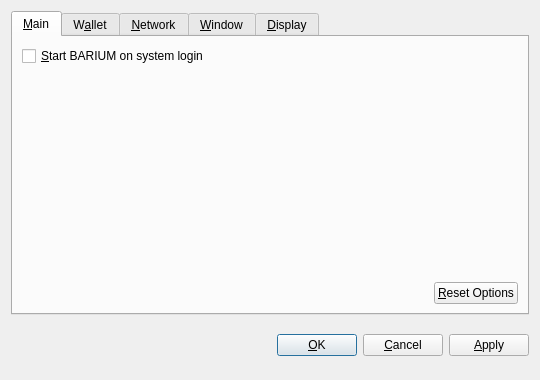
<?xml version="1.0" encoding="UTF-8"?>
<ui version="4.0">
 <class>OptionsDialog</class>
 <widget class="QDialog" name="OptionsDialog">
  <property name="geometry">
   <rect>
    <x>0</x>
    <y>0</y>
    <width>540</width>
    <height>380</height>
   </rect>
  </property>
  <property name="windowTitle">
   <string>Options</string>
  </property>
  <property name="modal">
   <bool>true</bool>
  </property>
  <layout class="QVBoxLayout" name="verticalLayout">
   <item>
    <widget class="QTabWidget" name="tabWidget">
     <property name="tabPosition">
      <enum>QTabWidget::North</enum>
     </property>
     <property name="currentIndex">
      <number>0</number>
     </property>
     <widget class="QWidget" name="tabMain">
      <attribute name="title">
       <string>&amp;Main</string>
      </attribute>
      <layout class="QVBoxLayout" name="verticalLayout_Main">
       <item>
        <widget class="QCheckBox" name="bitcoinAtStartup">
         <property name="toolTip">
          <string>Automatically start BARIUM after logging in to the system.</string>
         </property>
         <property name="text">
          <string>&amp;Start BARIUM on system login</string>
         </property>
        </widget>
       </item>
       <item>
        <spacer name="verticalSpacer_Main">
         <property name="orientation">
          <enum>Qt::Vertical</enum>
         </property>
         <property name="sizeHint" stdset="0">
          <size>
           <width>20</width>
           <height>40</height>
          </size>
         </property>
        </spacer>
       </item>
       <item>
        <layout class="QHBoxLayout" name="horizontalLayout_2_Main">
         <item>
          <spacer name="horizontalSpacer_2_Main">
           <property name="orientation">
            <enum>Qt::Horizontal</enum>
           </property>
           <property name="sizeHint" stdset="0">
            <size>
             <width>40</width>
             <height>20</height>
            </size>
           </property>
          </spacer>
         </item>
         <item>
          <widget class="QPushButton" name="resetButton">
           <property name="toolTip">
            <string>Reset all client options to default.</string>
           </property>
           <property name="text">
            <string>&amp;Reset Options</string>
           </property>
           <property name="autoDefault">
            <bool>false</bool>
           </property>
          </widget>
         </item>
        </layout>
       </item>
      </layout>
     </widget>
     <widget class="QWidget" name="tabWallet">
      <attribute name="title">
       <string>W&amp;allet</string>
      </attribute>
      <layout class="QVBoxLayout" name="verticalLayout_Network">
       <item>
        <widget class="QLabel" name="transactionFeeInfoLabel">
         <property name="text">
          <string>Optional transaction fee per kB that helps make sure your transactions are processed quickly. Most transactions are 1 kB.</string>
         </property>
         <property name="textFormat">
          <enum>Qt::PlainText</enum>
         </property>
         <property name="wordWrap">
          <bool>true</bool>
         </property>
        </widget>
       </item>
       <item>
        <layout class="QHBoxLayout" name="horizontalLayout_1_Main">
         <item>
          <widget class="QLabel" name="transactionFeeLabel">
           <property name="text">
            <string>Pay transaction &amp;fee</string>
           </property>
           <property name="textFormat">
            <enum>Qt::PlainText</enum>
           </property>
           <property name="buddy">
            <cstring>transactionFee</cstring>
           </property>
          </widget>
         </item>
         <item>
          <widget class="BitcoinAmountField" name="transactionFee"/>
         </item>
         <item>
          <spacer name="horizontalSpacer_1_Main">
           <property name="orientation">
            <enum>Qt::Horizontal</enum>
           </property>
           <property name="sizeHint" stdset="0">
            <size>
             <width>40</width>
             <height>20</height>
            </size>
           </property>
          </spacer>
         </item>
        </layout>
       </item>
       <item>
        <widget class="QLabel" name="label">
         <property name="text">
          <string>If you disable the spending of unconfirmed change, the change from a transaction cannot be used until that transaction has at least one confirmation. This also affects how your balance is computed.</string>
         </property>
         <property name="wordWrap">
          <bool>true</bool>
         </property>
        </widget>
       </item>
       <item>
        <widget class="QCheckBox" name="spendZeroConfChange">
         <property name="text">
          <string>Spend unconfirmed change  (experts only)</string>
         </property>
        </widget>
       </item>
       <item>
        <spacer name="verticalSpacer">
         <property name="orientation">
          <enum>Qt::Vertical</enum>
         </property>
         <property name="sizeHint" stdset="0">
          <size>
           <width>20</width>
           <height>40</height>
          </size>
         </property>
        </spacer>
       </item>
      </layout>
     </widget>
     <widget class="QWidget" name="tabNetwork">
      <attribute name="title">
       <string>&amp;Network</string>
      </attribute>
      <layout class="QVBoxLayout" name="verticalLayout_Network">
       <item>
        <widget class="QCheckBox" name="mapPortUpnp">
         <property name="toolTip">
          <string>Automatically open the BARIUM client port on the router. This only works when your router supports UPnP and it is enabled.</string>
         </property>
         <property name="text">
          <string>Map port using &amp;UPnP</string>
         </property>
        </widget>
       </item>
       <item>
        <widget class="QCheckBox" name="connectSocks">
         <property name="toolTip">
          <string>Connect to the BARIUM network through a SOCKS proxy (e.g. when connecting through Tor).</string>
         </property>
         <property name="text">
          <string>&amp;Connect through SOCKS proxy:</string>
         </property>
        </widget>
       </item>
       <item>
        <layout class="QHBoxLayout" name="horizontalLayout_Network">
         <item>
          <widget class="QLabel" name="proxyIpLabel">
           <property name="text">
            <string>Proxy &amp;IP:</string>
           </property>
           <property name="textFormat">
            <enum>Qt::PlainText</enum>
           </property>
           <property name="buddy">
            <cstring>proxyIp</cstring>
           </property>
          </widget>
         </item>
         <item>
          <widget class="QValidatedLineEdit" name="proxyIp">
           <property name="maximumSize">
            <size>
             <width>140</width>
             <height>16777215</height>
            </size>
           </property>
           <property name="toolTip">
            <string>IP address of the proxy (e.g. 127.0.0.1)</string>
           </property>
          </widget>
         </item>
         <item>
          <widget class="QLabel" name="proxyPortLabel">
           <property name="text">
            <string>&amp;Port:</string>
           </property>
           <property name="textFormat">
            <enum>Qt::PlainText</enum>
           </property>
           <property name="buddy">
            <cstring>proxyPort</cstring>
           </property>
          </widget>
         </item>
         <item>
          <widget class="QLineEdit" name="proxyPort">
           <property name="maximumSize">
            <size>
             <width>55</width>
             <height>16777215</height>
            </size>
           </property>
           <property name="toolTip">
            <string>Port of the proxy (e.g. 9050)</string>
           </property>
          </widget>
         </item>
         <item>
          <widget class="QLabel" name="socksVersionLabel">
           <property name="text">
            <string>SOCKS &amp;Version:</string>
           </property>
           <property name="textFormat">
            <enum>Qt::PlainText</enum>
           </property>
           <property name="buddy">
            <cstring>socksVersion</cstring>
           </property>
          </widget>
         </item>
         <item>
          <widget class="QValueComboBox" name="socksVersion">
           <property name="toolTip">
            <string>SOCKS version of the proxy (e.g. 5)</string>
           </property>
          </widget>
         </item>
         <item>
          <spacer name="horizontalSpacer_Network">
           <property name="orientation">
            <enum>Qt::Horizontal</enum>
           </property>
           <property name="sizeHint" stdset="0">
            <size>
             <width>40</width>
             <height>20</height>
            </size>
           </property>
          </spacer>
         </item>
        </layout>
       </item>
       <item>
        <spacer name="verticalSpacer_Network">
         <property name="orientation">
          <enum>Qt::Vertical</enum>
         </property>
         <property name="sizeHint" stdset="0">
          <size>
           <width>20</width>
           <height>40</height>
          </size>
         </property>
        </spacer>
       </item>
      </layout>
     </widget>
     <widget class="QWidget" name="tabWindow">
      <attribute name="title">
       <string>&amp;Window</string>
      </attribute>
      <layout class="QVBoxLayout" name="verticalLayout_Window">
       <item>
        <widget class="QCheckBox" name="minimizeToTray">
         <property name="toolTip">
          <string>Show only a tray icon after minimizing the window.</string>
         </property>
         <property name="text">
          <string>&amp;Minimize to the tray instead of the taskbar</string>
         </property>
        </widget>
       </item>
       <item>
        <widget class="QCheckBox" name="minimizeOnClose">
         <property name="toolTip">
          <string>Minimize instead of exit the application when the window is closed. When this option is enabled, the application will be closed only after selecting Quit in the menu.</string>
         </property>
         <property name="text">
          <string>M&amp;inimize on close</string>
         </property>
        </widget>
       </item>
       <item>
        <spacer name="verticalSpacer_Window">
         <property name="orientation">
          <enum>Qt::Vertical</enum>
         </property>
         <property name="sizeHint" stdset="0">
          <size>
           <width>20</width>
           <height>40</height>
          </size>
         </property>
        </spacer>
       </item>
      </layout>
     </widget>
     <widget class="QWidget" name="tabDisplay">
      <attribute name="title">
       <string>&amp;Display</string>
      </attribute>
      <layout class="QVBoxLayout" name="verticalLayout_Display">
       <item>
        <layout class="QHBoxLayout" name="horizontalLayout_1_Display">
         <item>
          <widget class="QLabel" name="langLabel">
           <property name="text">
            <string>User Interface &amp;language:</string>
           </property>
           <property name="textFormat">
            <enum>Qt::PlainText</enum>
           </property>
           <property name="buddy">
            <cstring>lang</cstring>
           </property>
          </widget>
         </item>
         <item>
          <widget class="QValueComboBox" name="lang">
           <property name="toolTip">
            <string>The user interface language can be set here. This setting will take effect after restarting BARIUM.</string>
           </property>
          </widget>
         </item>
        </layout>
       </item>
       <item>
        <layout class="QHBoxLayout" name="horizontalLayout_2_Display">
         <item>
          <widget class="QLabel" name="unitLabel">
           <property name="text">
            <string>&amp;Unit to show amounts in:</string>
           </property>
           <property name="textFormat">
            <enum>Qt::PlainText</enum>
           </property>
           <property name="buddy">
            <cstring>unit</cstring>
           </property>
          </widget>
         </item>
         <item>
          <widget class="QValueComboBox" name="unit">
           <property name="toolTip">
            <string>Choose the default subdivision unit to show in the interface and when sending coins.</string>
           </property>
          </widget>
         </item>
        </layout>
       </item>
       <item>
        <widget class="QCheckBox" name="displayAddresses">
         <property name="toolTip">
          <string>Whether to show BARIUM addresses in the transaction list or not.</string>
         </property>
         <property name="text">
          <string>&amp;Display addresses in transaction list</string>
         </property>
        </widget>
       </item>
       <item>
        <widget class="QCheckBox" name="coinControlFeatures">
         <property name="toolTip">
          <string>Whether to show coin control features or not.</string>
         </property>
         <property name="text">
          <string>Display coin &amp;control features (experts only!)</string>
         </property>
        </widget>
       </item>
       <item>
        <spacer name="verticalSpacer_Display">
         <property name="orientation">
          <enum>Qt::Vertical</enum>
         </property>
         <property name="sizeHint" stdset="0">
          <size>
           <width>20</width>
           <height>40</height>
          </size>
         </property>
        </spacer>
       </item>
      </layout>
     </widget>
    </widget>
   </item>
   <item>
    <layout class="QHBoxLayout" name="horizontalLayout_Buttons">
     <item>
      <spacer name="horizontalSpacer_1">
       <property name="orientation">
        <enum>Qt::Horizontal</enum>
       </property>
       <property name="sizeHint" stdset="0">
        <size>
         <width>40</width>
         <height>48</height>
        </size>
       </property>
      </spacer>
     </item>
     <item>
      <widget class="QLabel" name="statusLabel">
       <property name="font">
        <font>
         <weight>75</weight>
         <bold>true</bold>
        </font>
       </property>
       <property name="text">
        <string/>
       </property>
       <property name="textFormat">
        <enum>Qt::PlainText</enum>
       </property>
       <property name="wordWrap">
        <bool>true</bool>
       </property>
      </widget>
     </item>
     <item>
      <spacer name="horizontalSpacer_2">
       <property name="orientation">
        <enum>Qt::Horizontal</enum>
       </property>
       <property name="sizeHint" stdset="0">
        <size>
         <width>40</width>
         <height>48</height>
        </size>
       </property>
      </spacer>
     </item>
     <item>
      <widget class="QPushButton" name="okButton">
       <property name="text">
        <string>&amp;OK</string>
       </property>
      </widget>
     </item>
     <item>
      <widget class="QPushButton" name="cancelButton">
       <property name="text">
        <string>&amp;Cancel</string>
       </property>
       <property name="autoDefault">
        <bool>false</bool>
       </property>
      </widget>
     </item>
     <item>
      <widget class="QPushButton" name="applyButton">
       <property name="text">
        <string>&amp;Apply</string>
       </property>
       <property name="autoDefault">
        <bool>false</bool>
       </property>
      </widget>
     </item>
    </layout>
   </item>
  </layout>
 </widget>
 <customwidgets>
  <customwidget>
   <class>BitcoinAmountField</class>
   <extends>QSpinBox</extends>
   <header>bitcoinamountfield.h</header>
  </customwidget>
  <customwidget>
   <class>QValueComboBox</class>
   <extends>QComboBox</extends>
   <header>qvaluecombobox.h</header>
  </customwidget>
  <customwidget>
   <class>QValidatedLineEdit</class>
   <extends>QLineEdit</extends>
   <header>qvalidatedlineedit.h</header>
  </customwidget>
 </customwidgets>
 <resources/>
 <connections/>
</ui>
